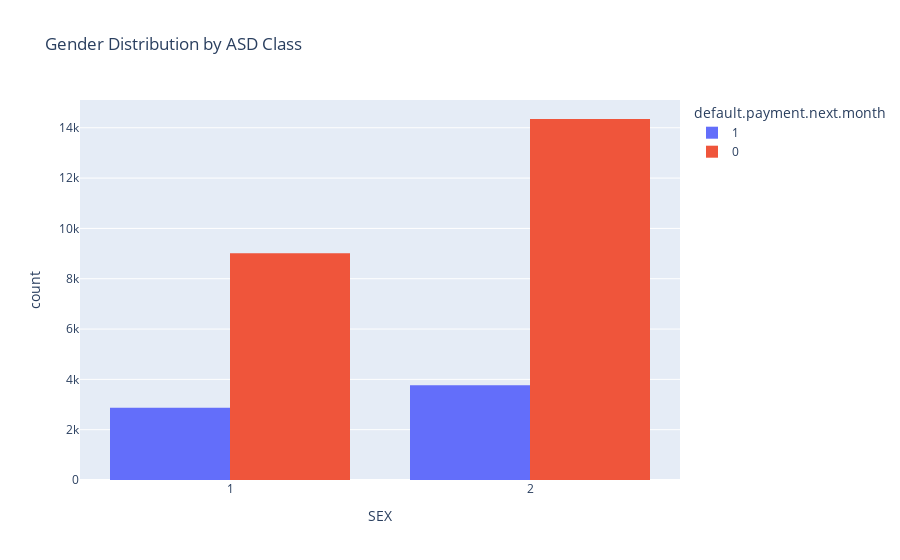

The code cell stored with this chart in its notebook:
### Code cell
# Gender distribution
fig = px.histogram(data, x="SEX", color="default.payment.next.month", barmode="group",
                   title="Gender Distribution by ASD Class")
fig.show()

### Figure 1 — Plotly figure (JSON) as saved in the notebook; plotly's stock layout.template omitted (floating-point values rounded to 4 significant figures; data arrays with more than 128 entries replaced by an {"elided": "..."} marker saying what was removed)
{"data": [{"alignmentgroup": "True", "bingroup": "x", "hovertemplate": "default.payment.next.month=1<br>SEX=%{x}<br>count=%{y}<extra></extra>", "legendgroup": "1", "marker": {"color": "#636efa", "pattern": {"shape": ""}}, "name": "1", "offsetgroup": "1", "orientation": "v", "showlegend": true, "type": "histogram", "x": {"elided": "6636 int values"}, "xaxis": "x", "yaxis": "y"}, {"alignmentgroup": "True", "bingroup": "x", "hovertemplate": "default.payment.next.month=0<br>SEX=%{x}<br>count=%{y}<extra></extra>", "legendgroup": "0", "marker": {"color": "#EF553B", "pattern": {"shape": ""}}, "name": "0", "offsetgroup": "0", "orientation": "v", "showlegend": true, "type": "histogram", "x": {"elided": "23364 int values"}, "xaxis": "x", "yaxis": "y"}], "layout": {"barmode": "group", "legend": {"title": {"text": "default.payment.next.month"}, "tracegroupgap": 0}, "title": {"text": "Gender Distribution by ASD Class"}, "xaxis": {"anchor": "y", "domain": [0, 1], "title": {"text": "SEX"}}, "yaxis": {"anchor": "x", "domain": [0, 1], "title": {"text": "count"}}}}
